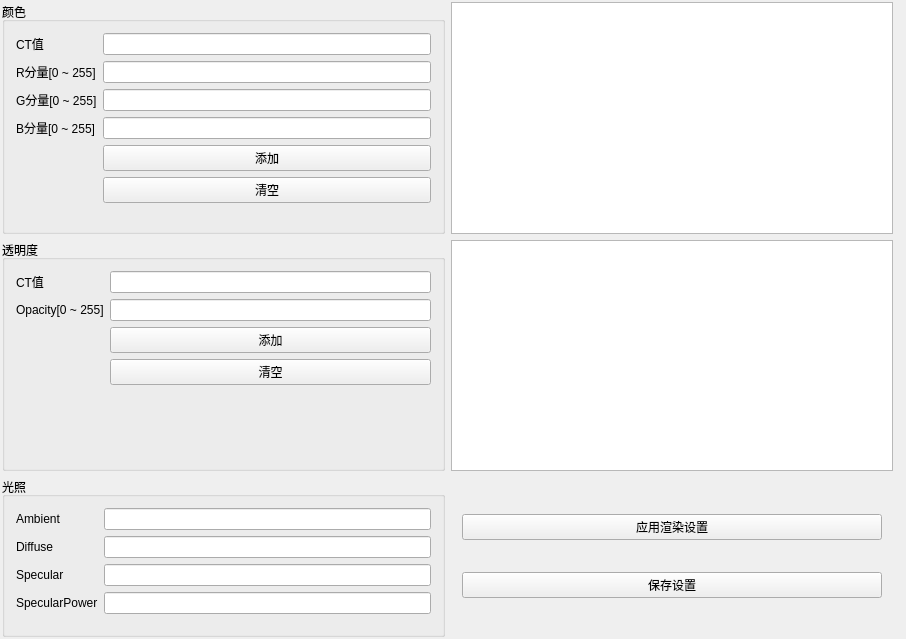
<?xml version="1.0" encoding="UTF-8"?>
<ui version="4.0">
 <class>VRColorSettingWidget</class>
 <widget class="QWidget" name="VRColorSettingWidget">
  <property name="geometry">
   <rect>
    <x>0</x>
    <y>0</y>
    <width>906</width>
    <height>639</height>
   </rect>
  </property>
  <property name="windowTitle">
   <string>渲染设置</string>
  </property>
  <layout class="QHBoxLayout" name="horizontalLayout" stretch="2">
   <property name="spacing">
    <number>2</number>
   </property>
   <property name="leftMargin">
    <number>2</number>
   </property>
   <property name="topMargin">
    <number>2</number>
   </property>
   <property name="rightMargin">
    <number>2</number>
   </property>
   <property name="bottomMargin">
    <number>2</number>
   </property>
   <item>
    <widget class="QWidget" name="widget" native="true">
     <layout class="QGridLayout" name="gridLayout" rowstretch="0,0,0,0">
      <property name="leftMargin">
       <number>0</number>
      </property>
      <property name="topMargin">
       <number>0</number>
      </property>
      <property name="bottomMargin">
       <number>0</number>
      </property>
      <item row="3" column="0">
       <widget class="QGroupBox" name="groupBox_3">
        <property name="title">
         <string>光照</string>
        </property>
        <layout class="QFormLayout" name="formLayout_3">
         <property name="bottomMargin">
          <number>20</number>
         </property>
         <item row="0" column="0">
          <widget class="QLabel" name="label_7">
           <property name="text">
            <string>Ambient</string>
           </property>
          </widget>
         </item>
         <item row="0" column="1">
          <widget class="QLineEdit" name="ambientEdit">
           <property name="maxLength">
            <number>8</number>
           </property>
          </widget>
         </item>
         <item row="1" column="0">
          <widget class="QLabel" name="label_8">
           <property name="text">
            <string>Diffuse</string>
           </property>
          </widget>
         </item>
         <item row="1" column="1">
          <widget class="QLineEdit" name="diffuseEdit">
           <property name="maxLength">
            <number>8</number>
           </property>
          </widget>
         </item>
         <item row="2" column="0">
          <widget class="QLabel" name="label_9">
           <property name="text">
            <string>Specular</string>
           </property>
          </widget>
         </item>
         <item row="2" column="1">
          <widget class="QLineEdit" name="specularEdit">
           <property name="maxLength">
            <number>8</number>
           </property>
          </widget>
         </item>
         <item row="3" column="0">
          <widget class="QLabel" name="label_10">
           <property name="text">
            <string>SpecularPower</string>
           </property>
          </widget>
         </item>
         <item row="3" column="1">
          <widget class="QLineEdit" name="specularPowerEdit">
           <property name="maxLength">
            <number>8</number>
           </property>
          </widget>
         </item>
        </layout>
       </widget>
      </item>
      <item row="1" column="0">
       <widget class="QGroupBox" name="groupBox_2">
        <property name="title">
         <string>透明度</string>
        </property>
        <layout class="QFormLayout" name="formLayout_2">
         <item row="0" column="0">
          <widget class="QLabel" name="label_5">
           <property name="text">
            <string>CT值</string>
           </property>
          </widget>
         </item>
         <item row="0" column="1">
          <widget class="QLineEdit" name="opacityCTEdit">
           <property name="maxLength">
            <number>8</number>
           </property>
           <property name="clearButtonEnabled">
            <bool>false</bool>
           </property>
          </widget>
         </item>
         <item row="1" column="0">
          <widget class="QLabel" name="label_6">
           <property name="text">
            <string>Opacity[0 ~ 255]</string>
           </property>
          </widget>
         </item>
         <item row="1" column="1">
          <widget class="QLineEdit" name="opacityValueEdit">
           <property name="maxLength">
            <number>8</number>
           </property>
           <property name="clearButtonEnabled">
            <bool>false</bool>
           </property>
          </widget>
         </item>
         <item row="2" column="1">
          <widget class="QPushButton" name="addOpacityButton">
           <property name="text">
            <string>添加</string>
           </property>
          </widget>
         </item>
         <item row="3" column="1">
          <widget class="QPushButton" name="clearOpacityButton">
           <property name="text">
            <string>清空</string>
           </property>
          </widget>
         </item>
        </layout>
       </widget>
      </item>
      <item row="0" column="0">
       <widget class="QGroupBox" name="groupBox">
        <property name="title">
         <string>颜色</string>
        </property>
        <layout class="QFormLayout" name="formLayout">
         <item row="0" column="0">
          <widget class="QLabel" name="label">
           <property name="text">
            <string>CT值</string>
           </property>
          </widget>
         </item>
         <item row="0" column="1">
          <widget class="QLineEdit" name="colorCTEdit"/>
         </item>
         <item row="1" column="0">
          <widget class="QLabel" name="label_2">
           <property name="text">
            <string>R分量[0 ~ 255]</string>
           </property>
          </widget>
         </item>
         <item row="1" column="1">
          <widget class="QLineEdit" name="colorREdit">
           <property name="maxLength">
            <number>8</number>
           </property>
          </widget>
         </item>
         <item row="2" column="0">
          <widget class="QLabel" name="label_3">
           <property name="text">
            <string>G分量[0 ~ 255]</string>
           </property>
          </widget>
         </item>
         <item row="2" column="1">
          <widget class="QLineEdit" name="colorGEdit">
           <property name="maxLength">
            <number>8</number>
           </property>
          </widget>
         </item>
         <item row="3" column="0">
          <widget class="QLabel" name="label_4">
           <property name="text">
            <string>B分量[0 ~ 255]</string>
           </property>
          </widget>
         </item>
         <item row="3" column="1">
          <widget class="QLineEdit" name="colorBEdit">
           <property name="maxLength">
            <number>8</number>
           </property>
          </widget>
         </item>
         <item row="4" column="1">
          <widget class="QPushButton" name="addColorButton">
           <property name="text">
            <string>添加</string>
           </property>
          </widget>
         </item>
         <item row="5" column="1">
          <widget class="QPushButton" name="clearColorButton">
           <property name="text">
            <string>清空</string>
           </property>
          </widget>
         </item>
        </layout>
       </widget>
      </item>
      <item row="3" column="1">
       <widget class="QWidget" name="widget_2" native="true">
        <property name="minimumSize">
         <size>
          <width>0</width>
          <height>0</height>
         </size>
        </property>
        <layout class="QVBoxLayout" name="verticalLayout">
         <item>
          <widget class="QPushButton" name="applyButton">
           <property name="text">
            <string>应用渲染设置</string>
           </property>
          </widget>
         </item>
         <item>
          <widget class="QPushButton" name="saveButton">
           <property name="text">
            <string>保存设置</string>
           </property>
          </widget>
         </item>
        </layout>
       </widget>
      </item>
      <item row="1" column="1">
       <widget class="QTableWidget" name="opacityTable"/>
      </item>
      <item row="0" column="1">
       <widget class="QTableWidget" name="colorTable"/>
      </item>
     </layout>
    </widget>
   </item>
  </layout>
 </widget>
 <layoutdefault spacing="6" margin="11"/>
 <resources/>
 <connections/>
</ui>
